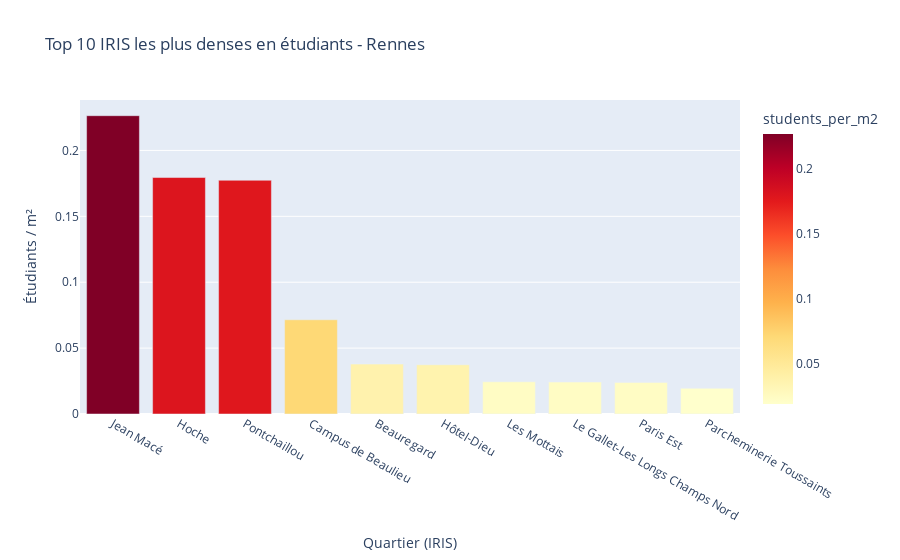

This figure's notebook cell:
### Code cell
top10_iris_rennes = iris_rennes_stats.sort_values(by='students_per_m2', ascending=False).head(10)

fig = px.bar(
    top10_iris_rennes,
    x='LIB_IRIS',
    y='students_per_m2',
    hover_data=['nb_etudiants','area_m2','nb_etabs'],
    color='students_per_m2',
    color_continuous_scale='YlOrRd',
    title="Top 10 IRIS les plus denses en étudiants - Rennes"
)

fig.update_layout(xaxis_title="Quartier (IRIS)", yaxis_title="Étudiants / m²")
fig.show()

### Figure 1 — Plotly figure (JSON) as saved in the notebook; plotly's stock layout.template omitted (floating-point values rounded to 4 significant figures)
{"data": [{"customdata": [[58900.0, 260200.0, 96.0], [25760.0, 143500.0, 45.0], [229000.0, 1291000.0, 317.0], [102100.0, 1427000.0, 286.0], [65650.0, 1734000.0, 116.0], [5701.0, 152500.0, 24.0], [11570.0, 473200.0, 24.0], [17060.0, 704300.0, 39.0], [5162.0, 215100.0, 34.0], [3860.0, 198000.0, 24.0]], "hovertemplate": "LIB_IRIS=%{x}<br>students_per_m2=%{marker.color}<br>nb_etudiants=%{customdata[0]}<br>area_m2=%{customdata[1]}<br>nb_etabs=%{customdata[2]}<extra></extra>", "legendgroup": "", "marker": {"color": [0.2264, 0.1794, 0.1774, 0.07151, 0.03785, 0.03737, 0.02445, 0.02421, 0.02399, 0.0195], "coloraxis": "coloraxis", "pattern": {"shape": ""}}, "name": "", "orientation": "v", "showlegend": false, "textposition": "auto", "type": "bar", "x": ["Jean Macé", "Hoche", "Pontchaillou", "Campus de Beaulieu", "Beauregard", "Hôtel-Dieu", "Les Mottais", "Le Gallet-Les Longs Champs Nord", "Paris Est", "Parcheminerie Toussaints"], "xaxis": "x", "y": [0.2264, 0.1794, 0.1774, 0.07151, 0.03785, 0.03737, 0.02445, 0.02421, 0.02399, 0.0195], "yaxis": "y"}], "layout": {"barmode": "relative", "coloraxis": {"colorbar": {"title": {"text": "students_per_m2"}}, "colorscale": [[0, "rgb(255,255,204)"], [0.125, "rgb(255,237,160)"], [0.25, "rgb(254,217,118)"], [0.375, "rgb(254,178,76)"], [0.5, "rgb(253,141,60)"], [0.625, "rgb(252,78,42)"], [0.75, "rgb(227,26,28)"], [0.875, "rgb(189,0,38)"], [1, "rgb(128,0,38)"]]}, "legend": {"tracegroupgap": 0}, "title": {"text": "Top 10 IRIS les plus denses en étudiants - Rennes"}, "xaxis": {"anchor": "y", "domain": [0, 1], "title": {"text": "Quartier (IRIS)"}}, "yaxis": {"anchor": "x", "domain": [0, 1], "title": {"text": "Étudiants / m²"}}}}
